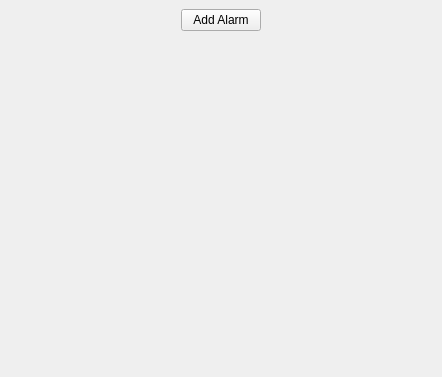
<?xml version="1.0" encoding="UTF-8"?>
<ui version="4.0">
 <class>Alarms</class>
 <widget class="QWidget" name="Alarms">
  <property name="geometry">
   <rect>
    <x>0</x>
    <y>0</y>
    <width>442</width>
    <height>377</height>
   </rect>
  </property>
  <property name="windowTitle">
   <string notr="true">Form</string>
  </property>
  <layout class="QVBoxLayout" name="verticalLayout">
   <property name="spacing">
    <number>0</number>
   </property>
   <property name="leftMargin">
    <number>0</number>
   </property>
   <property name="topMargin">
    <number>0</number>
   </property>
   <property name="rightMargin">
    <number>0</number>
   </property>
   <property name="bottomMargin">
    <number>0</number>
   </property>
   <item>
    <widget class="tStackedWidget" name="stackedWidget">
     <property name="currentIndex">
      <number>0</number>
     </property>
     <widget class="QWidget" name="mainPage">
      <layout class="QVBoxLayout" name="verticalLayout_4">
       <property name="spacing">
        <number>0</number>
       </property>
       <property name="leftMargin">
        <number>0</number>
       </property>
       <property name="topMargin">
        <number>0</number>
       </property>
       <property name="rightMargin">
        <number>0</number>
       </property>
       <property name="bottomMargin">
        <number>0</number>
       </property>
       <item>
        <widget class="QScrollArea" name="scrollArea">
         <property name="frameShape">
          <enum>QFrame::NoFrame</enum>
         </property>
         <property name="widgetResizable">
          <bool>true</bool>
         </property>
         <widget class="QWidget" name="scrollAreaWidgetContents">
          <property name="geometry">
           <rect>
            <x>0</x>
            <y>0</y>
            <width>442</width>
            <height>377</height>
           </rect>
          </property>
          <layout class="QVBoxLayout" name="verticalLayout_2">
           <item alignment="Qt::AlignHCenter">
            <widget class="QWidget" name="alarmsContainer" native="true">
             <layout class="QVBoxLayout" name="verticalLayout_3">
              <property name="spacing">
               <number>6</number>
              </property>
              <property name="leftMargin">
               <number>0</number>
              </property>
              <property name="topMargin">
               <number>0</number>
              </property>
              <property name="rightMargin">
               <number>0</number>
              </property>
              <property name="bottomMargin">
               <number>0</number>
              </property>
              <item>
               <layout class="QVBoxLayout" name="alarmsLayout">
                <property name="spacing">
                 <number>6</number>
                </property>
               </layout>
              </item>
              <item>
               <widget class="QPushButton" name="addButton">
                <property name="text">
                 <string>Add Alarm</string>
                </property>
                <property name="icon">
                 <iconset theme="list-add">
                  <normaloff>../worldclock</normaloff>../worldclock</iconset>
                </property>
               </widget>
              </item>
              <item>
               <spacer name="verticalSpacer">
                <property name="orientation">
                 <enum>Qt::Vertical</enum>
                </property>
                <property name="sizeHint" stdset="0">
                 <size>
                  <width>20</width>
                  <height>40</height>
                 </size>
                </property>
               </spacer>
              </item>
             </layout>
            </widget>
           </item>
          </layout>
         </widget>
        </widget>
       </item>
      </layout>
     </widget>
     <widget class="QWidget" name="serviceUnavailablePage">
      <layout class="QVBoxLayout" name="verticalLayout_5">
       <item>
        <spacer name="verticalSpacer_3">
         <property name="orientation">
          <enum>Qt::Vertical</enum>
         </property>
         <property name="sizeHint" stdset="0">
          <size>
           <width>20</width>
           <height>40</height>
          </size>
         </property>
        </spacer>
       </item>
       <item>
        <widget class="QLabel" name="label">
         <property name="font">
          <font>
           <pointsize>20</pointsize>
          </font>
         </property>
         <property name="text">
          <string>Hmm...</string>
         </property>
         <property name="alignment">
          <set>Qt::AlignCenter</set>
         </property>
        </widget>
       </item>
       <item>
        <widget class="QLabel" name="label_2">
         <property name="text">
          <string>Looks like the the24 service is not running, and alarms won't work without it.</string>
         </property>
         <property name="alignment">
          <set>Qt::AlignCenter</set>
         </property>
         <property name="wordWrap">
          <bool>true</bool>
         </property>
        </widget>
       </item>
       <item>
        <spacer name="verticalSpacer_2">
         <property name="orientation">
          <enum>Qt::Vertical</enum>
         </property>
         <property name="sizeHint" stdset="0">
          <size>
           <width>20</width>
           <height>40</height>
          </size>
         </property>
        </spacer>
       </item>
      </layout>
     </widget>
    </widget>
   </item>
  </layout>
 </widget>
 <customwidgets>
  <customwidget>
   <class>tStackedWidget</class>
   <extends>QStackedWidget</extends>
   <header location="global">tstackedwidget.h</header>
   <container>1</container>
   <slots>
    <signal>switchingFrame(int)</signal>
   </slots>
  </customwidget>
 </customwidgets>
 <resources/>
 <connections/>
</ui>
